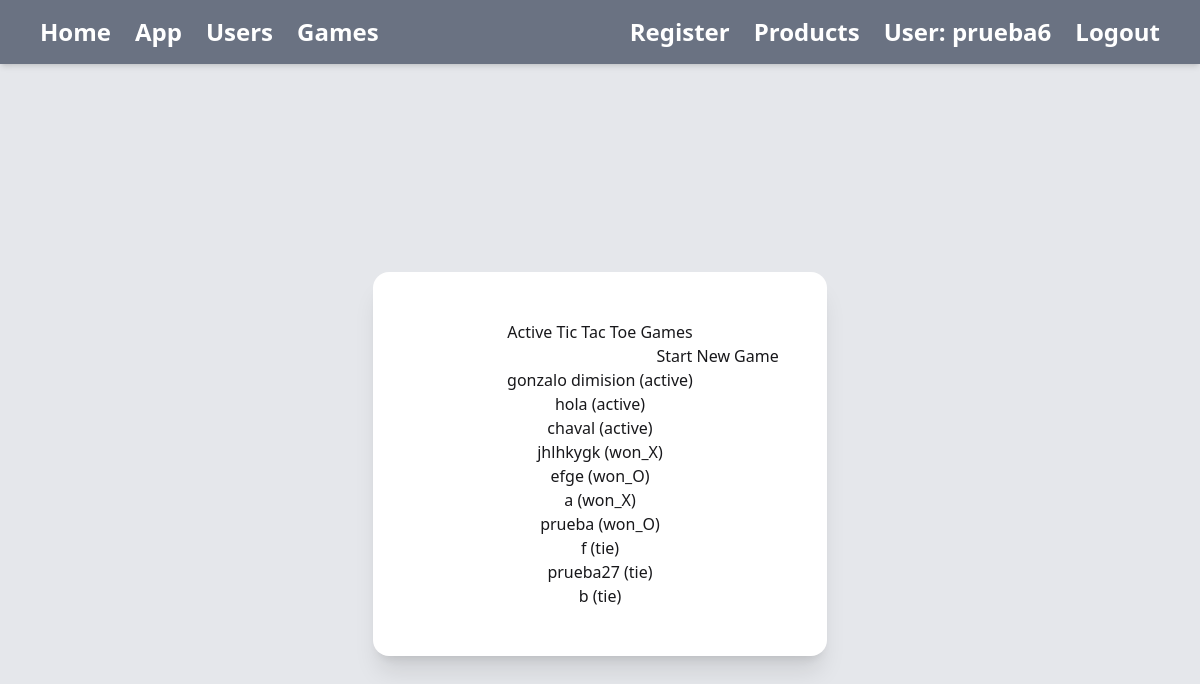
The app's page /games/ (signed in) with its own data.
### games/models.py (models this page shows, shortened)
class Game(models.Model):
    room_name = models.CharField(max_length=50, unique=True)
    owner = models.ForeignKey(User, on_delete=models.CASCADE)
    board = models.CharField(max_length=9, default=" " * 9)
    active_player = models.IntegerField(default=1)
    state = models.CharField(max_length=20, default="active")

### games/views.py (the view)
# urls.py: path('', views.games_list, name="games_list"),
@login_required(login_url='users:login')
def games_list(request):
    games = Game.objects.all()
    if request.method == "POST":
        form = NewGameForm(request.POST)
        if form.is_valid():
            new_game = form.save(commit=False)
            new_game.owner = request.user
            new_game.save()
            return redirect("games:games_list")
    else:
        form = NewGameForm()
    return render(request, "games/game.html", {"games": games, "form": form})

### games/forms.py
class NewGameForm(forms.ModelForm):
    class Meta:
        model = Game
        fields = ["room_name"]

### games/templates/games/game.html (shortened to what this page needs)
<!DOCTYPE html>
{% extends "base.html" %}
{% block contenido %}
<section class="flex flex-col items-center justify-center h-screen">
    <div class="bg-white dark:bg-slate-800 shadow-xl rounded-2xl p-12 text-center">
        <h1>Active Tic Tac Toe Games</h1>
        <form action="{% url 'games:games_list' %}" method="POST">
            {{ form.room_name }}
            <button type="submit">Start New Game</button>
        </form>
        <ul>
            {% for g in games %}
                <li>
                    <a href="{% url 'games:play_game' g.id %}">
                        {{ g.room_name }} ({{ g.state }})
                    </a>
                </li>
            {% endfor %}
</ul>
    </div>
</section>
{% endblock contenido %}

### theme/templates/base.html (shortened to what this page needs)
<!DOCTYPE html>
{% load static tailwind_tags%} {% load static %}
<html>
<head>
    {% tailwind_css %}
</head>
<body class="bg-gray-200 dark:bg-slate-950">
    <header class="bg-gray-500 dark:bg-gray-700 shadow-md">
        <nav class="flex justify-between items-center px-10 py-4">
            <div class="flex items-center space-x-6">
                <a href="{% url 'home' %}" class="text-2xl text-white font-bold hover:text-gray-400">Home</a>
                <a href="{% url 'prueba:home' %}" class="text-2xl text-white font-bold hover:text-gray-400">App</a>
                <a href="{% url 'users:home' %}" class="text-2xl text-white font-bold hover:text-gray-400">Users</a>
                <a href="{% url 'games:games_list' %}" class="text-2xl text-white font-bold hover:text-gray-400">Games</a>
            </div>
            <div class="flex items-center space-x-6">
                <a href="{% url 'users:register' %}" class="text-2xl text-white font-bold hover:text-gray-400">Register</a>
                {% if user.is_authenticated %}
                <div>
                    <a class="text-2xl text-white font-bold hover:text-gray-400" href="{% url 'product:home' %}" >Products</a>
                </div>
                <p class="text-2xl text-white font-bold">User: {{ user.username }}</p>
                {% else %}
                <div>
                    <a class="text-2xl text-white font-bold hover:text-gray-400" href="{% url 'users:login' %}">Login</a>
                </div>
                {% endif %}
                <form action="{% url 'users:logout' %}" method="post">
                    <button class="text-2xl text-white font-bold hover:text-gray-400">Logout</button>
                </form>
            </div>
        </nav>
    </header>
    <div class="container mx-auto">
        {% block contenido %}
        {% endblock contenido %}
    </div>
</body>
</html>

### records on screen
Game: room_name "gonzalo dimision", state "active"
Game: room_name "hola", state "active"
Game: room_name "chaval", state "active"
Game: room_name "jhlhkygk", state "won_X"
Game: room_name "efge", state "won_O"
Game: room_name "a", state "won_X"
Game: room_name "prueba", state "won_O"
Game: room_name "f", state "tie"
Game: room_name "prueba27", state "tie"
Game: room_name "b", state "tie"

### other values on screen
{{ user.username }} "prueba6"
